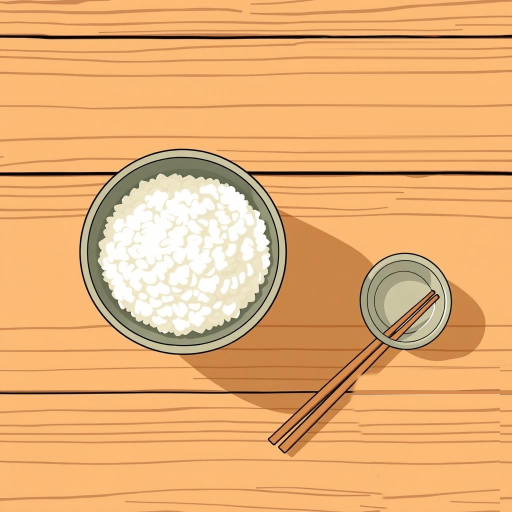
#> input picture scratch/test_poly_cleaned.jpg, 1024 x 1024 px, found by its file name (shown at 1/2 size)
$ python check_junction_poly.py
#> lines starting #> are read from the running program, lines starting #| are printed output that depends on the picture
from PIL import Image

img = Image.open("scratch/test_poly_cleaned.jpg")
#> img is the input picture: PIL image 1024x1024 RGB; mean R, G, B 231.1, 175.6, 117.2
c = img.crop((660, 720, 760, 800))
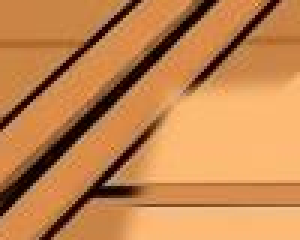
#> c: PIL image 100x80 RGB (shown 3 times larger); mean R, G, B 196.5, 133.6, 79
c.save("scratch/crop_junction_poly.jpg")

c_right = img.crop((940, 710, 1024, 780))
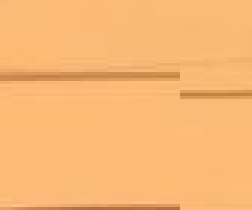
#> c_right: PIL image 84x70 RGB (shown 3 times larger); mean R, G, B 249.3, 183.2, 114.8
c_right.save("scratch/crop_right_poly.jpg")
print("Saved junction and right crops")
